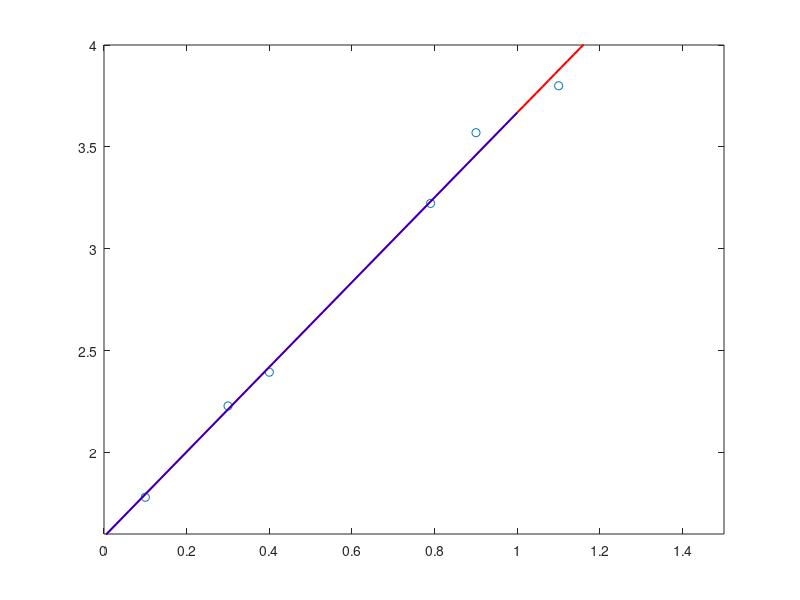

Recreate this plot in MATLAB.
%% 画出需要拟合的数据点

x=[0.1;0.3;0.4;0.79;0.9;1.1];
y=[1.7805;2.2285;2.3941;3.2226;3.5697;3.8];
plot(x,y,'o')
% xaxis(0,1);
% yaxis(1.6,3.7);
 xlim([0 1.5]);
 ylim([1.6 4]);
hold on

%% 根据最小二乘法原理推导的求解K值和b 进行拟合
% 代数计算
N=length(x);
k=(sum(y.*x)-N*mean(y)*mean(x))/(sum(x.^2)-N*mean(x)^2);
b=mean(y)-k*mean(x);
x1=linspace(0,1.5);
y1=k*x1+b;
plot(x1,y1,'color','r','LineWidth',1.5);


%% 利用自带函数
fun=@(K,x)K(1)*x+K(2);
K0=[1,1];
K=lsqcurvefit(fun,K0,x,y)
k=K(1);
b=K(2);
x_line=linspace(0,1,101);
y_line=k*x_line+b;
plot(x_line,y_line,"Color",'b','LineWidth',1.1);

